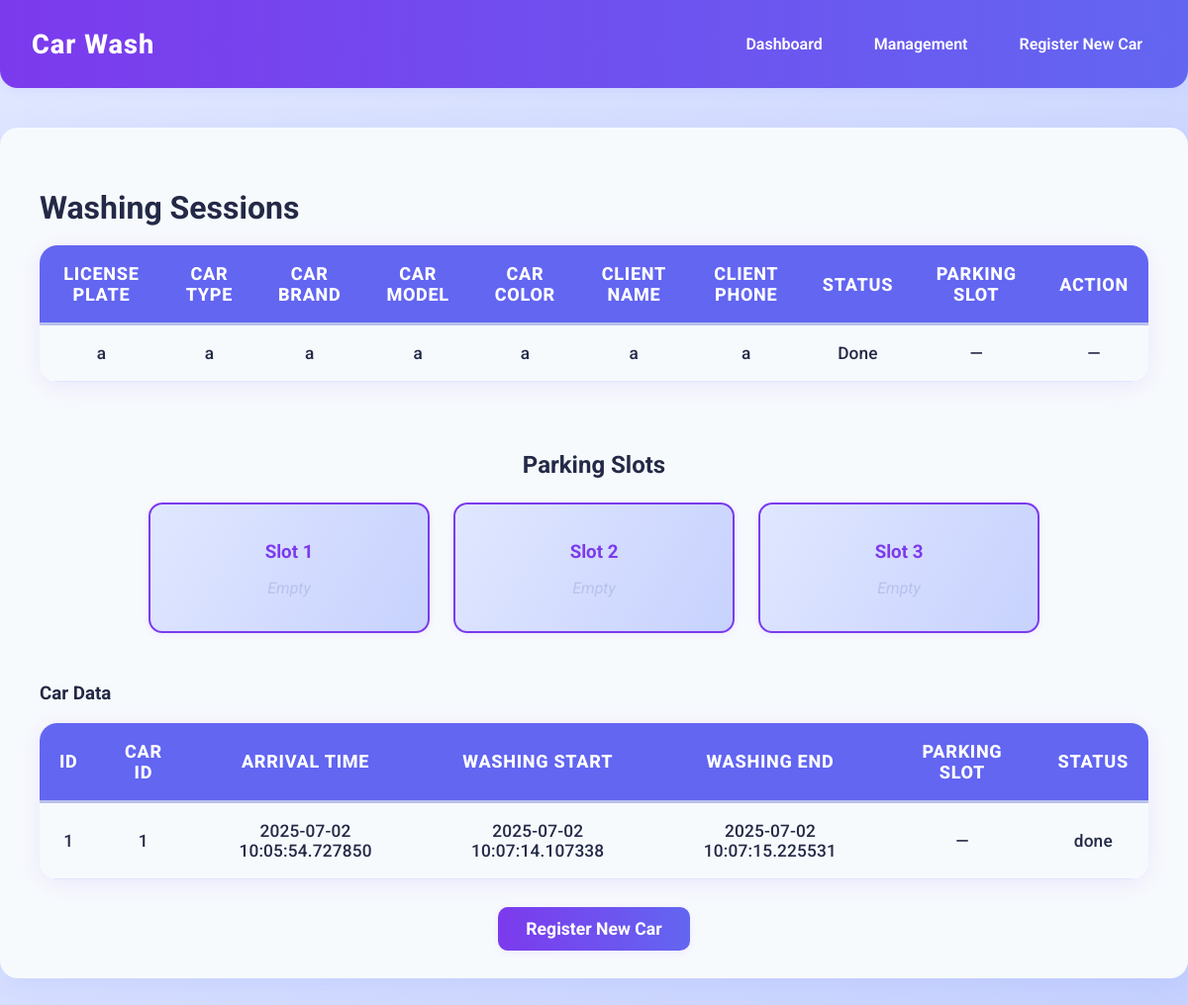
Page /dashboard on the earlier database version.
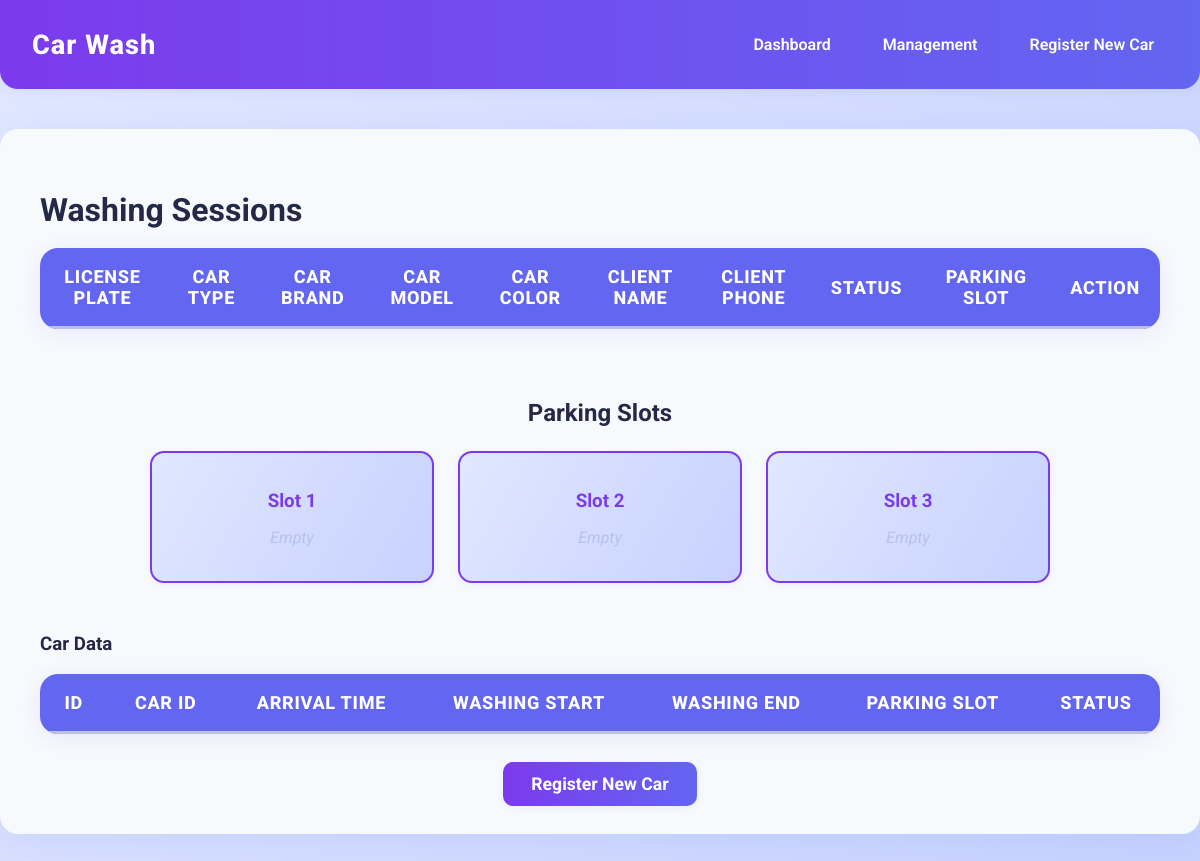
Same page on the later database version.
### tables this page shows
CREATE TABLE washing_sessions (
    id INTEGER PRIMARY KEY AUTOINCREMENT,
    car_id INTEGER NOT NULL,
    arrival_time DATETIME DEFAULT CURRENT_TIMESTAMP,
    washing_start_time DATETIME,
    washing_end_time DATETIME,
    parking_slot INTEGER, -- 0 means being washed
    status TEXT DEFAULT 'waiting', -- waiting, washing, done
    FOREIGN KEY (car_id) REFERENCES cars(id)
);

CREATE TABLE "cars" (
	"id"	INTEGER,
	"license_plate"	TEXT NOT NULL UNIQUE,
	"car_type"	TEXT,
	"car_brand"	TEXT,
	"car_model"	TEXT,
	"car_year"	INTEGER,
	"car_color"	TEXT,
	"client_id"	INTEGER,
	PRIMARY KEY("id" AUTOINCREMENT),
	FOREIGN KEY("client_id") REFERENCES "clients"("id")
);

CREATE TABLE "clients" (
	"id"	INTEGER,
	"client_name"	TEXT NOT NULL,
	"client_phone"	TEXT NOT NULL UNIQUE,
	PRIMARY KEY("id" AUTOINCREMENT)
);

### app.py (the view)
@app.route('/dashboard')
def dashboard():
    conn = get_db_connection()
    sessions = conn.execute('''
        SELECT ws.id, c.license_plate, c.car_type, c.car_brand, c.car_model, c.car_color,
               cl.client_name, cl.client_phone, ws.status, ws.parking_slot
        FROM washing_sessions ws
        JOIN cars c ON ws.car_id = c.id
        JOIN clients cl ON c.client_id = cl.id
        ORDER BY ws.arrival_time ASC
    ''').fetchall()
    database = conn.execute('SELECT * FROM washing_sessions').fetchall()
    conn.close()
    return render_template('dashboard.html', sessions=sessions, database=database)

### app.py (called while the page is built)
def get_db_connection():
    conn = sqlite3.connect(DB)
    conn.row_factory = sqlite3.Row
    return conn

### templates/dashboard.html (shortened to what this page needs)
<!DOCTYPE html>
<html lang="en">
<head>
  <link rel="stylesheet" href="{{ url_for('static', filename='styles.css') }}">
</head>
<body>
  <nav class="navbar">
    <div class="nav-brand">Car Wash</div>
    <ul class="nav-links" id="nav-links">
      <li><a href="/dashboard">Dashboard</a></li>
      <li><a href="/management">Management</a></li>
      <li><a href="/">Register New Car</a></li>
    </ul>
  </nav>
  <div class="container">
    <h1>Washing Sessions</h1>
    <table>
      <tr>
        <th>License Plate</th>
        <th>Car Type</th>
        <th>Car Brand</th>
        <th>Car Model</th>
        <th>Car Color</th>
        <th>Client Name</th>
        <th>Client Phone</th>
        <th>Status</th>
        <th>Parking Slot</th>
        <th>Action</th>
      </tr>
      {% for session in sessions %}
      <tr>
        <td>{{ session['license_plate'] }}</td>
        <td>{{ session['car_type'] }}</td>
        <td>{{ session['car_brand'] }}</td>
        <td>{{ session['car_model'] }}</td>
        <td>{{ session['car_color'] }}</td>
        <td>{{ session['client_name'] }}</td>
        <td>{{ session['client_phone'] }}</td>
        <td>
          {% if session['status'] == 'waiting' %}
          Waiting in Slot {{ session['parking_slot'] }}
          {% elif session['status'] == 'washing' %}
          Being Washed
          {% else %}
          Done
          {% endif %}
        </td>
        <td>{{ session['parking_slot'] or '—' }}</td>
        <td>
          {% if session['status'] == 'waiting' %}
          <form method="POST" action="/start/{{ session['id'] }}">
            <button type="submit">Start Wash</button>
          </form>
          {% elif session['status'] == 'washing' %}
          <form method="POST" action="/finish/{{ session['id'] }}">
            <button type="submit">Finish</button>
          </form>
          {% else %}
          —
          {% endif %}
        </td>
      </tr>
      {% endfor %}
    </table>
    <div class="parking-lot">
      <h2>Parking Slots</h2>
      <div class="slots">
        {% for slot in [1, 2, 3] %}
        <div class="slot-box">
          <h3>Slot {{ slot }}</h3>
          {% set ns = namespace(found=false) %}
          {% if not ns.found %}
          <p class="empty">Empty</p>
          {% endif %}
        </div>
        {% endfor %}
      </div>
    </div>
    <div style="margin-top: 40px;">
      <h3>Car Data</h3>
      <table>
        <tr>
          <th>ID</th>
          <th>Car ID</th>
          <th>Arrival Time</th>
          <th>Washing Start</th>
          <th>Washing End</th>
          <th>Parking Slot</th>
          <th>Status</th>
        </tr>
        {% for data in database %}
        <tr>
          <td>{{ data['id'] }}</td>
          <td>{{ data['car_id'] }}</td>
          <td>{{ data['arrival_time'] }}</td>
          <td>{{ data['washing_start_time'] or '—' }}</td>
          <td>{{ data['washing_end_time'] or '—' }}</td>
          <td>{{ data['parking_slot'] or '—' }}</td>
          <td>{{ data['status'] }}</td>
        </tr>
        {% endfor %}
      </table>
    </div>
    <div class="center-link">
      <a href="/">Register New Car</a>
    </div>
  </div>
</body>
</html>

Differences in the rows shown:
removed washing_sessions: license_plate "a", car_type "a", car_brand "a", car_model "a", car_color "a", client_name "a", client_phone "a", shows "Done", session "—", id "1", car_id "1", arrival_time "2025-07-02 10:05:54.727850", washing_start_time "2025-07-02 10:07:14.107338", washing_end_time "2025-07-02 10:07:15.225531", data "—", status "done"
